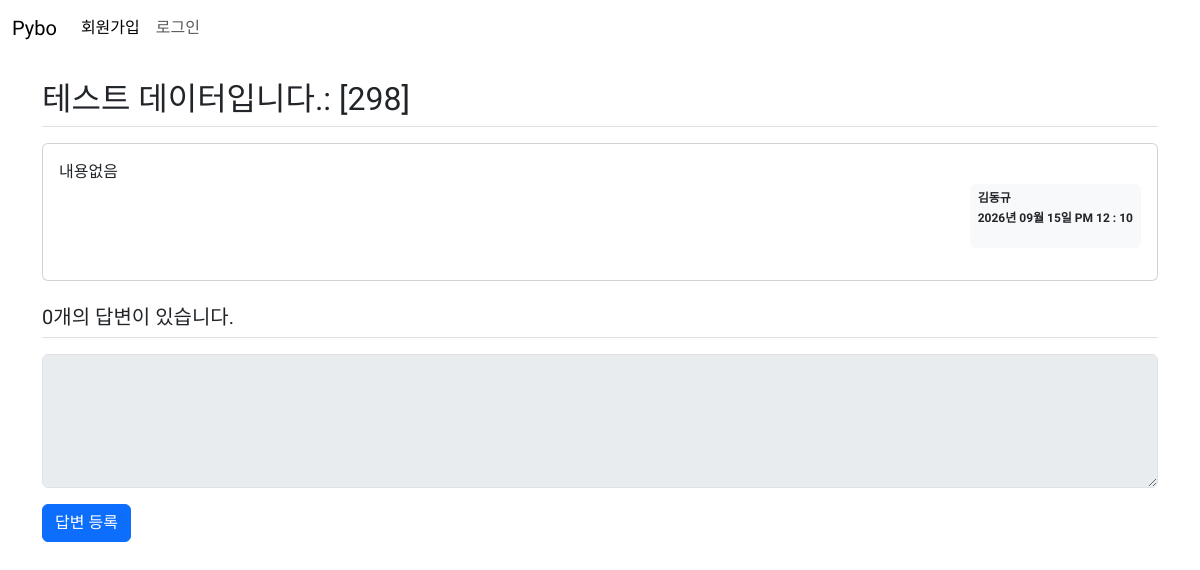
The app's page /question/detail/304, older data.
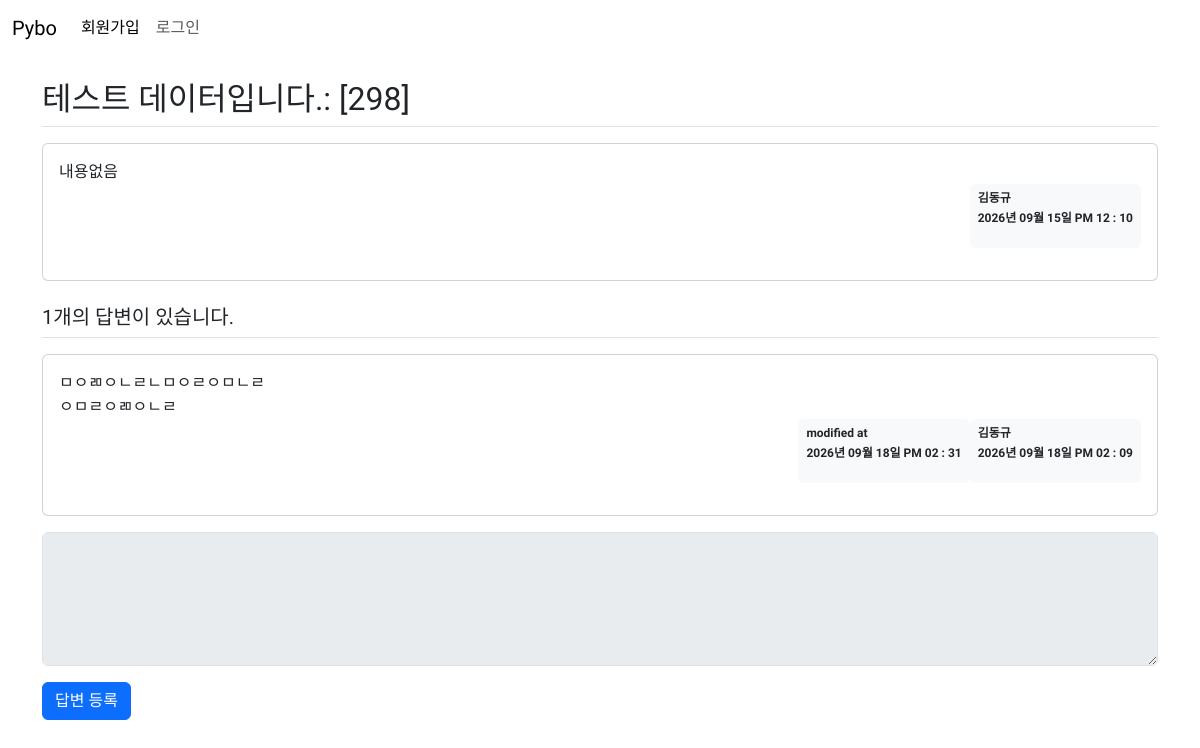
The same page, newer data.
### pybo/models.py (models this page shows)
class Question(db.Model):
    id = db.Column(db.Integer, primary_key=True)
    subject = db.Column(db.String(200), nullable=False)
    content = db.Column(db.Text, nullable=False)
    create_date = db.Column(db.DateTime, nullable=False)
    user_id = db.Column(db.Integer, db.ForeignKey('user.id', ondelete='CASCADE'), nullable=False)
    user = db.relationship('User', backref=db.backref('question_set'))
    modify_date = db.Column(db.DateTime(), nullable=True)

class User(db.Model):
    id = db.Column(db.Integer, primary_key=True)
    username = db.Column(db.String(150), unique=True, nullable=False)
    password = db.Column(db.String(200), nullable=False)
    email = db.Column(db.String(120), unique=True, nullable=False)

class Answer(db.Model):
    id = db.Column(db.Integer, primary_key=True)
    question_id = db.Column(db.Integer, db.ForeignKey('question.id', ondelete='CASCADE'))
    question = db.relationship(Question, backref=db.backref('answer_set'))
    content = db.Column(db.Text(), nullable=False)
    create_date = db.Column(db.DateTime(), nullable=False)
    user_id = db.Column(db.Integer, db.ForeignKey('user.id', ondelete='CASCADE'))
    user = db.relationship('User', backref=db.backref('answer_set'))
    modify_date = db.Column(db.DateTime(), nullable=True)

### pybo/views/question_views.py (the view)
@bp.route('/detail/<int:question_id>')
def detail(question_id):
    form = AnswerForm()  # 질문 상세 템플릿에 폼 추가
    question = Question.query.get_or_404(question_id)
    return render_template('question/question_detail.html',question=question, form=form)

### pybo/forms.py
class AnswerForm(FlaskForm):
    content = TextAreaField('내용', validators=[DataRequired('내용은 필수입력입니다.')])
    submit = SubmitField('답변 등록')

### pybo/filter.py (called while the page is built)
def format_datetime(value, fmt='%Y년 %m월 %d일 %p %I : %M'):
    return value.strftime(fmt)

### pybo/views/auth_views.py (called while the page is built)
@bp.before_app_request
def load_logged_in_user():
    user_id = session.get('user_id')
    if user_id is None:
        g.user = None
    else:
        g.user = User.query.get(user_id)

### pybo/templates/question/question_detail.html (shortened to what this page needs)
{% extends 'base.html' %}
{% block content %}
<div class="container my-3">
    <h2 class="border-bottom py-2">{{ question.subject }}</h2>
    <div class="card my-3">
        <div class="card-body">
            <div class="card-text" style="white-space: pre-line;">{{ question.content }}</div>
            <div class="d-flex justify-content-end">
                <div class="badge bg-light text-dark p-2 text-start">
                    <p class="mb-2">{{ question.user.username }}</p>
                    <p> {{ question.create_date | datetime }}</p>
                </div>
            </div>
        </div>
    </div>
    <h5 class="border-bottom my-3 py-2">{{ question.answer_set|length }}개의 답변이 있습니다.</h5>
    {% for answer in question.answer_set %}
    <div class="card my-3">
        <div class="card-body">
            <div class="card-text" style="white-space: pre-line;">{{ answer.content }}</div>
            <div class="d-flex justify-content-end">
                     {% if answer.modify_date %}
                <div class="badge bg-light text-dark p-2 text-start">
                    <p class="mb-2">modified at</p>
                    <p>{{ answer.modify_date|datetime }}</p>
                </div>
                    {% endif %}
                <div class="badge bg-light text-dark p-2 text-start">
                    <p class="mb-2">{{ answer.user.username }}</p>
                    <p>{{ answer.create_date | datetime }}</p>
                </div>
            </div>
        </div>
    </div>
    {% endfor %}
    <form action="{{ url_for('answer.create', question_id=question.id) }}" method="post" class="my-3">
        <div class="mb-3">
            {{ form.content(class='form-control', rows=5, disabled=(not g.user)) }}
        </div>
            {{ form.submit(class="btn btn-primary") }}
    </form>
</div>
{% endblock %}

### pybo/templates/base.html (shortened to what this page needs)
<!DOCTYPE html>
<html lang="ko">
<head>
    <link rel="stylesheet" href="https://cdn.jsdelivr.net/npm/bootstrap@5.3.6/dist/css/bootstrap.min.css">
    <link rel="stylesheet" href="{{ url_for('static', filename='style.css') }}">
</head>
<body>
    {% include 'navbar.html' %}
    {% block content %}
    {% endblock %}
</body>
</html>

### pybo/templates/navbar.html (shortened to what this page needs)
<nav class="navbar navbar-expand-sm">
  <div class="container-fluid">
    <a class="navbar-brand" href="{{ url_for('main.index') }}">Pybo</a>
    <div class="collapse navbar-collapse" id="navbarSupportedContent">
      {% if g.user %}
      <ul class="navbar-nav me-auto mb-2 mb-lg-0">
        <li class="nav-item">
          <a class="nav-link" href="{{ url_for('auth.logout') }}">{{ g.user.username }}(로그아웃)</a>
        </li>
      </ul>
      {% else %}
      <ul class="navbar-nav me-auto mb-2 mb-lg-0">
        <li class="nav-item">
          <a class="nav-link active" aria-current="page" href="{{ url_for('auth.signup') }}">회원가입</a>
        </li>
        <li class="nav-item">
          <a class="nav-link" href="{{ url_for('auth.login') }}">로그인</a>
        </li>
      </ul>
      {% endif %}
    </div>
  </div>
</nav>

### pybo/static/style.css (style rules this page uses)
body { font-family: "Do Hyeon", sans-serif; font-weight: 400; font-style: normal; }
textarea { width: 100%; }

Row changes from the older to the newer data that the page shows:
added Answer: content "ㅁㅇㄻㅇㄴㄹㄴㅁㅇㄹㅇㅁㄴㄹ ㅇㅁㄹㅇㄻㅇㄴㄹ", modify_date "2026년 09월 18일 PM 02 : 31", user.username "김동규", create_date "2026년 09월 18일 PM 02 : 09"
Text that changed along with them:
{{ question.answer_set|length }}: "0" → "1"
